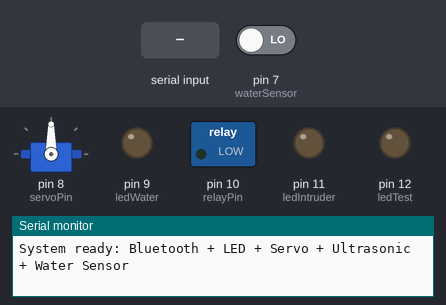
The sketch below on a simulated Arduino Uno, built with avr-gcc and run on an emulated ATmega328P. On the bench: servo, switched loads named in the sketch (green lamp = pin HIGH), output pins drawn as LEDs (lit = HIGH), the last lines printed to the serial monitor. The test bench sets the inputs (shaded band); at power-on: pin 7 (waterSensor) LOW.

Above: at 1.2 s.
1.3 s: pin 7 (waterSensor) driven HIGH
At 1.7 s:
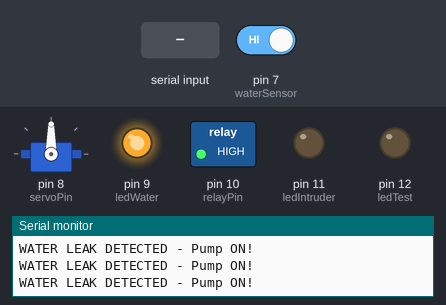
2.8 s: "ON1" received over Serial
At 4.8 s:
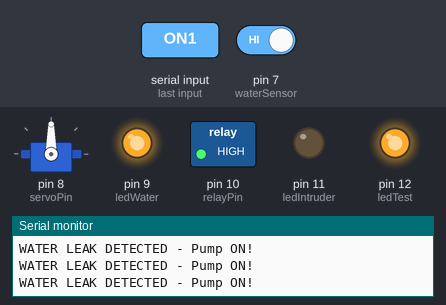
5.3 s: "ON2" received over the second serial link
At 7.5 s:
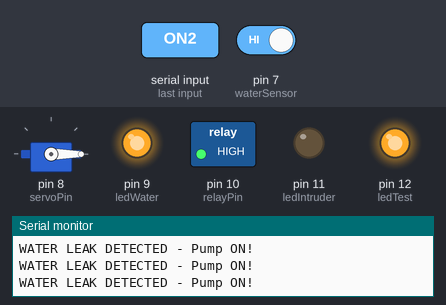
7.8 s: "OFF1" received over Serial
At 9.6 s:
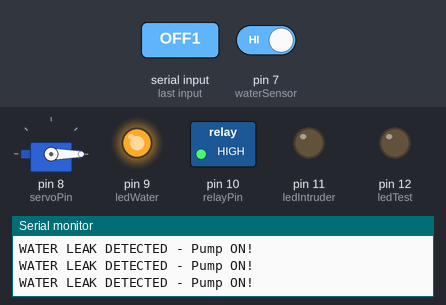
10.3 s: pin 7 (waterSensor) driven LOW
At 10.6 s:
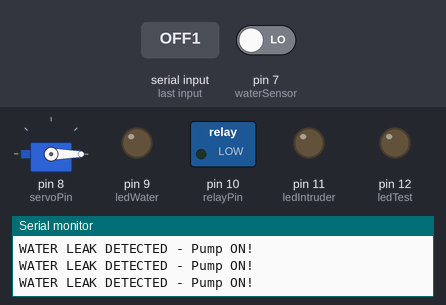
11.8 s: "ON1" received over the second serial link
At 13.2 s:
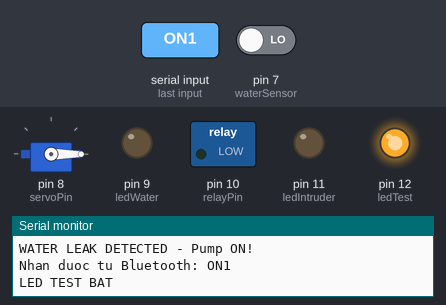
Timing chart, 0 to 14.8 s (numbered marks = the images above; inputs shaded):
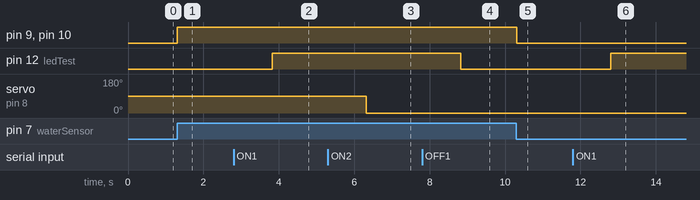

The sketch:

SmartHome.ino
```cpp
#include <SoftwareSerial.h>
#include <Servo.h>

SoftwareSerial mybluetooth(3, 4);
const int trig = 6;
const int echo = 5;

const int ledIntruder = 11;
const int ledTest = 12;
const int ledWater = 9;

const int waterSensor = 7;
const int relayPin = 10;

Servo myservo;
int servoPin = 8;

String data = "";
unsigned long thoigian;
int khoangcach;

bool intruderMode = false;

void setup() {
  myservo.attach(servoPin);
  pinMode(ledIntruder, OUTPUT);
  pinMode(ledTest, OUTPUT);
  pinMode(ledWater, OUTPUT);
  pinMode(trig, OUTPUT);
  pinMode(echo, INPUT);
  pinMode(waterSensor, INPUT);
  pinMode(relayPin, OUTPUT);

  digitalWrite(relayPin, LOW);

  Serial.begin(9600);
  mybluetooth.begin(9600);

  myservo.write(90);
  Serial.println("System ready: Bluetooth + LED + Servo + Ultrasonic + Water Sensor");
}

void loop() {
  // Nhận chuỗi từ Bluetooth
  if (mybluetooth.available()) {
    data = mybluetooth.readString();
    data.trim();
    data.toUpperCase();
    Serial.print("Nhan duoc tu Bluetooth: ");
    Serial.println(data);
  }

  // Nhận chuỗi từ Serial Monitor
  if (Serial.available()) {
    data = Serial.readString();
    data.trim();
    data.toUpperCase();
    mybluetooth.println(data);
    Serial.print("Gui sang Bluetooth: ");
    Serial.println(data);
  }

  // Xử lý lệnh
  if (data == "ON1") {
    digitalWrite(ledTest, HIGH);
    Serial.println("LED TEST BAT");
  }
  else if (data == "OFF1") {
    digitalWrite(ledTest, LOW);
    Serial.println("LED TEST TAT");
  }
  else if (data == "ON2") {
    myservo.write(0);
    Serial.println("CUA DA MO");
  }
  else if (data == "OFF2") {
    myservo.write(90);
    Serial.println("CUA DA DONG");
  }
  else if (data == "ON3") {
    intruderMode = true;
    Serial.println("CHONG DOT NHAP BAT");
  }
  else if (data == "OFF3") {
    intruderMode = false;
    digitalWrite(ledIntruder, LOW);
    Serial.println("CHONG DOT NHAP TAT");
  }

  // Nếu bật chống đột nhập thì đo khoảng cách
  if (intruderMode) {
    int kc = dokhoangcach();
    Serial.print("Khoang cach: ");
    Serial.print(kc);
    Serial.println(" cm");

    if (kc > 0 && kc < 20) {
      digitalWrite(ledIntruder, HIGH);
      delay(200);
      digitalWrite(ledIntruder, LOW);
      delay(200);
      mybluetooth.println("INTRUDER DETECTED!");
    } else {
      digitalWrite(ledIntruder, LOW);
    }
  }

  // Kiểm tra rò rỉ nước
  int waterState = digitalRead(waterSensor);
  if (waterState == HIGH) {
    digitalWrite(relayPin, HIGH);
    digitalWrite(ledWater, HIGH);
    Serial.println("WATER LEAK DETECTED - Pump ON!");
    mybluetooth.println("WATER LEAK DETECTED!");
  } else { // khô
    digitalWrite(relayPin, LOW);
    digitalWrite(ledWater, LOW);
  }

  data = ""; // reset
}

int dokhoangcach() {
  digitalWrite(trig, LOW);
  delayMicroseconds(2);
  digitalWrite(trig, HIGH);
  delayMicroseconds(10);
  digitalWrite(trig, LOW);

  thoigian = pulseIn(echo, HIGH, 30000);
  if (thoigian == 0) return -1;
  khoangcach = thoigian / 2 / 29.412;
  return khoangcach;
}
```

Measured:
- after the input at 1.3 s, pin 9 (ledWater), pin 10 (relayPin): LOW → HIGH at once
- after the input at 2.8 s, pin 12 (ledTest): LOW → HIGH after 1.0 s
- after the input at 5.3 s, servo on pin 8 (servoPin): 90° → 0° after 1.0 s
- after the input at 7.8 s, pin 12 (ledTest): HIGH → LOW after 1.0 s
- after the input at 10.3 s, pin 9 (ledWater), pin 10 (relayPin): HIGH → LOW at once
- after the input at 11.8 s, pin 12 (ledTest): LOW → HIGH after 1.0 s
